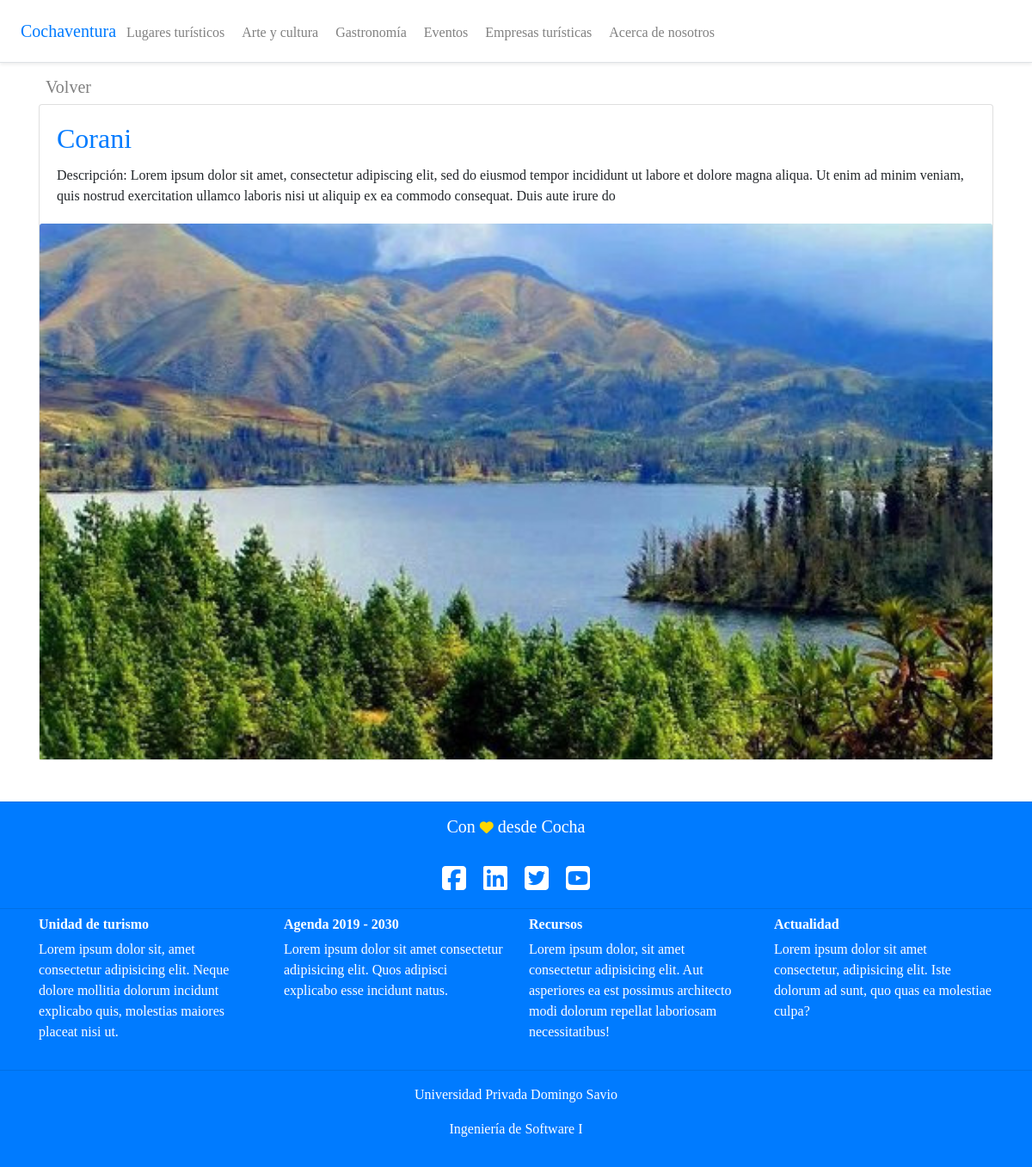
/lugares/2 (signed in), run on the app's committed database.
### lugares/models.py (models this page shows, shortened)
class Lugares(models.Model):
	nombre = models.CharField(max_length=200)
	descripcion = models.CharField(max_length=250)
	cover = models.ImageField(upload_to='covers/', blank=True)
	created = models.DateTimeField(auto_now_add=True)
	updated = models.DateTimeField(auto_now_add=True)
	class Meta:
		verbose_name = 'lugar'
		verbose_name_plural = 'lugares'

### lugares/views.py (the view)
# urls.py: path('<int:pk>', LugaresDetailView.as_view(), name='lugares_detail'),
class LugaresDetailView(DetailView):
	model = Lugares
	context_object_name = 'lugares'
	template_name = 'lugares/lugares_detail.html'

### templates/lugares/lugares_detail.html (shortened to what this page needs)
{% extends '_base.html' %}
{% block content %}
<h5><a class="p-2 my-0 mr-md-auto" href="{% url 'lugares_list' %}" style="color: grey;">Volver</a></h5>
<div class="card">
  <div class="card-body">
  	<h2 class="card-title"><a href="">{{ lugares.nombre }}</a></h2>
    <p class="card-text">Descripción: {{ lugares.descripcion }}</p>
  </div>
  <img class="lugarescover card-img-top" src="{{ lugares.cover.url}}" alt="{{ lugares.nombre }}">
</div>
<br><br>
{% endblock content %}

### data on the page
Lugares: nombre "Corani", descripcion "Lorem ipsum dolor sit amet, consectetur adipiscing elit, sed do eiusmod tempor incididunt ut labore et dolore magna aliqua. Ut enim ad minim veniam, quis nostrud exercitation ullamco laboris nisi ut aliquip ex ea commodo consequat. Duis aute irure do", cover (picture)
